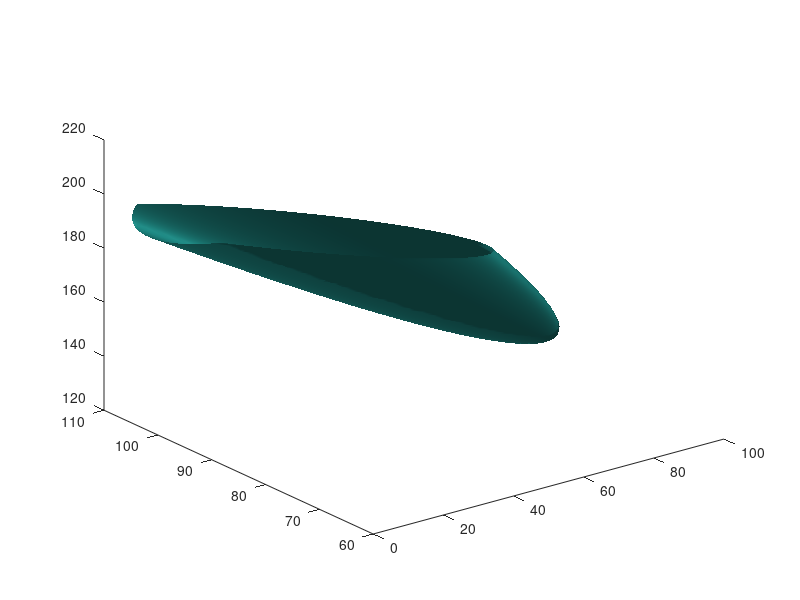
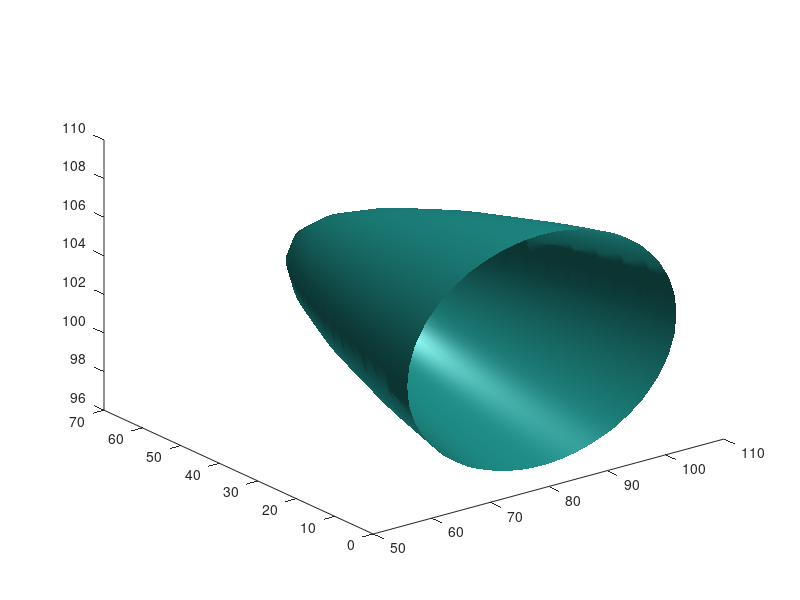

The MATLAB script that drew these images, in order:
[x, y, z] = ndgrid(-10:0.1:10, -10:0.1:10, -10:0.1:10);

u = 7*x.^2 + 8*x.*y + 3*y.^2 + 8*x.*z + 6*y.*z + 3*z.^2 + 6*x + y + 7;

A = [
    7, 4, 4;
    4, 3, 3;
    4, 3, 3
];
B = [3; 0.5; 0];
a0 = 7;

# Характеристический многочлен
char_poly = poly(A);
polyout(char_poly, 'x')

# Собственные значения
eigenvalues = sort(roots(char_poly))
n = size(eigenvalues, 1);

# Собственные векторы
eigenvectors = [];
for i = 1:n
  # находим как ядро соответствующего линейного отображения
  eigenvectors = cat(2, eigenvectors, null(A - eye(n) * eigenvalues(i,1)));
endfor
eigenvectors

# Проверка собственных значений и векторов
[vectors, values] = eig(A);
# Сравнивать будем с точностью до эпсилон
eps = 1e-10;
if (eigenvalues - diag(values) < eps)
  printf("Eigenvalues are equal\n");
endif
for i = 1:n
  if (eigenvectors(:,i) - vectors(:,i) < eps)
    printf("Eigenvectors %d are equal\n", i);
  endif 
endfor

# Матрица перехода
S = eigenvectors
# Дополнительная нормировка не нужна, null возращает нормированый вектор
# S = [];
# for i = 1:n
#   S = cat(2, S, eigenvectors(:,i)./sqrt(dot(eigenvectors(:,i), eigenvectors(:,i))));
# endfor

# Диагональная матрица
A1 = S' * A * S
# Преобразование коэффициентов линейной формы
B1 = S' * B

# Почти приведенное уравнение (приводить дальше не имеет смысла)
variables = cat(4, x, y, z); # объединяем трехмерные матрицы по 4 измерению
v = a0;
for i = 1:n
  v += A1(i, i) * variables(:,:,:,i) .^ 2 + 2 * B1(i, 1) * variables(:,:,:,i);
endfor
v /= a0;

figure();
isosurface(u, 0);

figure();
isosurface(v, 0);
